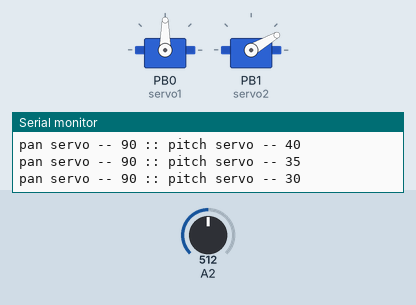
The sketch below on a simulated ATtiny85, built with avr-gcc and run on an emulated ATtiny85. Shown: 2 × servo, the last lines printed to the serial monitor. The test bench sets the inputs (shaded band); at power-on: A2 = 512.

Above: at 1.2 s.
1.3 s: A2 set to 696
At 1.52 s:
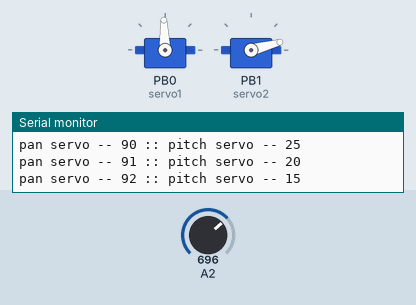
At 2.36 s:
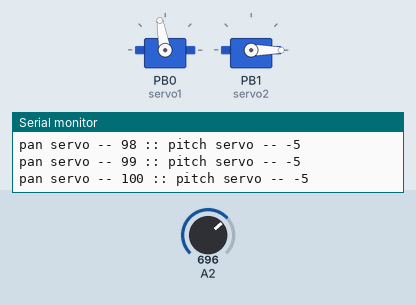
4.3 s: A2 set to 727
7.3 s: A2 set to 90
10.3 s: A2 set to 995
13.3 s: A2 set to 1022
At 13.8 s:
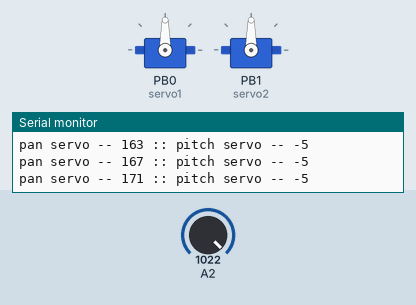
14.8 s: A2 set to 1000
At 17.6 s:
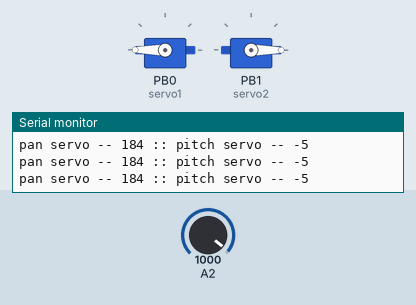
Timing chart, 0 to 18.8 s (numbered marks = the images above; inputs shaded):
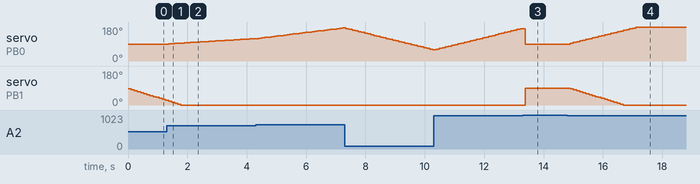

The sketch:

joystick-control-tiny.ino
```cpp
#include <SoftwareServo.h>

const int servo1 = 0;       // first servo
const int servo2 = 1;       // second servo
const int pan = 2;        // L/R Parallax Thumbstick
const int pitch = 5;        // U/D Parallax Thumbstick

int servo1Val;           // variable to read the value from the analog pin
int servo2Val;           // variable to read the value from the analog pin
int panVal;
int pitchVal;
int panMv = 0;
int pitchMv = 0;
int joyHctr;
int joyVctr;


SoftwareServo myservo1;  // create servo object to control a servo
SoftwareServo myservo2;  // create servo object to control a servo


void setup() {

  // Servo
  myservo1.attach(servo1);  // attaches the servo to servo1 pin
  myservo2.attach(servo2);  // attaches the servo to servo2 pin

  // Find center point of joystick
  joyHctr = analogRead(pan);
  joyVctr = analogRead(pitch);

  // Inizialize Serial
  Serial.begin(9600);
}

/**
* Main
*/

void loop(){

    // Display Joystick values using the serial monitor
    // int outputJoystick();
    // Serial.print("pan ctr -- ");
    // Serial.println(joyHctr);
    // Serial.print("pitch ctr -- ");
    // Serial.println(joyVctr);
    // delay(1000);

    // Test for reset condition (analogRead(pan) >1010 & analogRead(pitch) < 10)
	  panVal = analogRead(pan);
	  pitchVal = analogRead(pitch);
    // Serial.print("pan -- ");
    // Serial.print(panMv);
    // Serial.print(" :: pitch -- ");
    // Serial.println(pitchMv);
    // Serial.println("-----------------------------");
    // Serial.println();

	  int resetTest = (panVal - pitchVal);    // set resetTest variable to current joystick setting
	  if (resetTest > 1010){              // If reset condition exists, call reset function
	    resetGimbal();	                  // reset gimbal function
      return;                           // restart loop function
	  }

    else moveSpeed();							    	// call function to determine the speed to move gimbal

    // Based on speed determined by moveSpeed(), move gimbal
    int paL = (panVal - joyHctr);
    int piL = (pitchVal - joyVctr);

    servo1Val = myservo1.read();
    servo2Val = myservo2.read();

    Serial.print("pan servo -- ");
    Serial.print(servo1Val + panMv);
    Serial.print(" :: pitch servo -- ");
    Serial.println(servo2Val + pitchMv);
    // Serial.println();

    myservo1.write(servo1Val + panMv);                           // sets pan servo position
    myservo2.write(servo2Val + pitchMv);                          // sets pitch servo position

    delay(100);
}                                                               // End of loop()


/**
*  Test joystick position and reset gimbal if a reset has been requested (control bottom/right)
*/
int resetGimbal(){
	uint16_t i=1;                   											// Set the counter
	int resetFlag = 0;

	while( i <= 5 ){								                  		// Loop 5 times to make sure the request is real
		if ((analogRead(pan) - analogRead(pitch)) > 1010){	// Test the joysticks value
			resetFlag = 1;									                  // Set reset flag
			i++;												                      // If still in reset, increment the counter
			delay(15);										                    // Add a delay before next joystick check
			}
		else {												                      // If not in reset, break out of function
			resetFlag = 0;
			break;
			}
	}                                                     // End of loop

	if(resetFlag = 1){                                    // Test for reset flag and center of set
		servo1Val = 90;										                  // sets the servoVal to middle
		servo2Val = 90;										                  // sets the servoVal to middle
		myservo1.write(servo1Val);                          // sets pan servo position to middle
		myservo2.write(servo2Val);                         	// sets pitch servo position to middle
	}
  delay(100);                                           // waits for the servos to get there
}                                                       // Exit resetGimbal() subroutine


/**
* Determine the speed to move gimbal based on joystick position
*/
 void moveSpeed(){
  int paL = (panVal - 512);
  int piL = (pitchVal - 512);
  // Serial.print("-- ");
  // Serial.print(paL);
  // Serial.print(" -- ");
  // Serial.println(piL);
  // delay(15);

	if (abs(paL) < 100) (panMv = 0);
	else if (abs(paL) >= 100 && abs(paL) < 200) (panMv = 1);
	else if (abs(paL) >= 200 && abs(paL) < 300) (panMv = 2);
	else if (abs(paL) >= 300 && abs(paL) < 400) (panMv = 3);
	else if (abs(paL) >= 400 && abs(paL) < 500) (panMv = 4);
	else (panMv = 5);

  if (abs(paL) != paL) panMv = ((-1)* panMv);

  if (abs(piL) < 100) (pitchMv = 0);
  else if (abs(piL) >= 100 && abs(piL) < 200) (pitchMv = 1);
  else if (abs(piL) >= 200 && abs(piL) < 300) (pitchMv = 2);
  else if (abs(piL) >= 300 && abs(piL) < 400) (pitchMv = 3);
  else if (abs(piL) >= 400 && abs(piL) < 500) (pitchMv = 4);
  else (pitchMv = 5);

  if (abs(piL) != piL) pitchMv = ((-1)* pitchMv);

}
```

Measured:
- the behaviour switches between 1010 and 1011 on A2 (found by bisection; images 2 and 3)
- after the input at 1.3 s, servo on PB0 (servo1): moves from 90° to 118° over 2.8 s, starting after 0.07 s
- after the input at 13.3 s, servo on PB1 (servo2): 0° → 90° after 0.08 s
- after the input at 14.8 s, servo on PB0 (servo1): moves from 90° to 180° over 2.3 s, starting after 0.10 s; servo on PB1 (servo2): moves from 90° to 0° over 1.8 s, starting after 0.10 s
